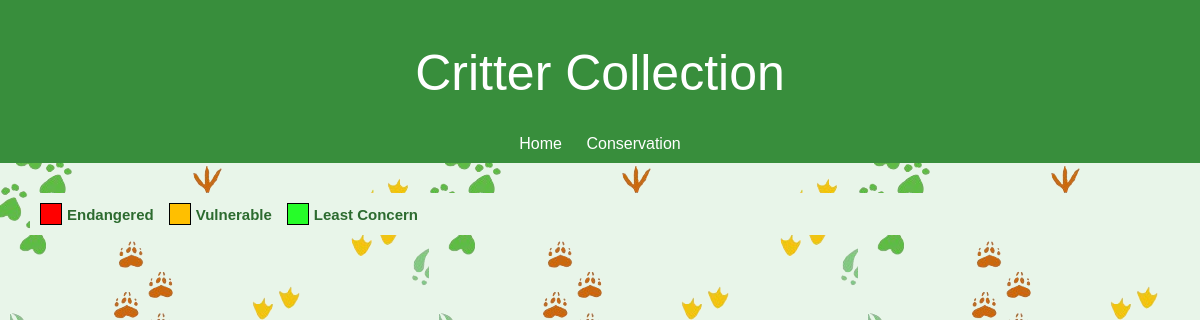
Before: /critters/ with the older database file.
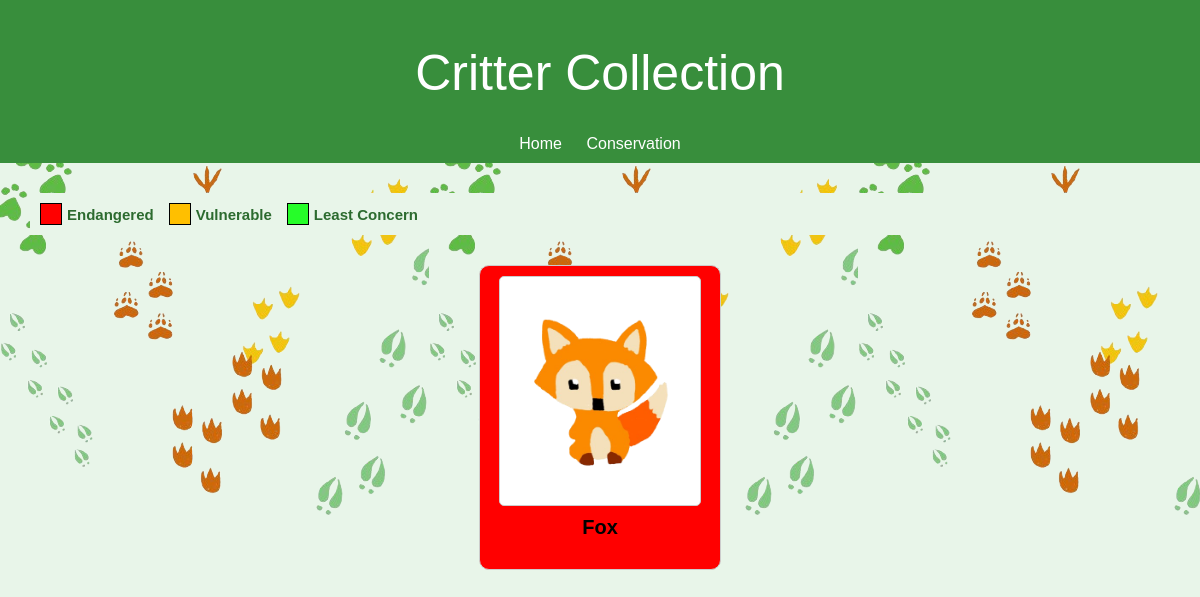
After: the same page with the newer database file.
### test/models.py (models this page shows)
class Animal_Log(models.Model):
    name = models.CharField(max_length=100)
    date = models.DateField()
    loc = models.CharField(max_length=100)
    def __str__(self):
        return self.name

### test/views.py (the view)
# urls.py: path('critters/', views.critters, name='critters'),  # Critter page
def critters(request):
    print("HERE")
    logs = Animal_Log.objects.all()  # Fetch all entries from the database
    print(logs)
    logs_with_api_data = []
    return render(request, 'test/critters.html', {'logs': logs})

### test/templates/test/critters.html (shortened to what this page needs)
<!DOCTYPE html>
<html lang="en">
<head>
    <link rel="stylesheet" href="../../static/styles.css">
    <link rel="stylesheet" href="../../static/critters.css">
</head>
<body>
    <header>
        <h1>Critter Collection</h1>
        <nav>
            <a href="/">Home</a>
            <a href="/conservation">Conservation</a>
        </nav>
    </header>
    <main>
        <div class="legend">
            <div class="legend-item" style="--color: red;">Endangered</div>
            <div class="legend-item" style="--color: rgb(255, 191, 0);">Vulnerable</div>
            <div class="legend-item" style="--color: rgba(0, 255, 4, 0.836);">Least Concern</div>
        </div>
        <div class="container">
            {% load static %}
            {% for log in logs %}
            <div class="grid-item">
                <img src="{% static '' %}{{ log.name|lower }}.png" alt="{{ log.name }}">
                <p>{{ log.name }}</p>
            </div>
            {% endfor %}
        </div>
    </main>
</body>
</html>

Changed rows visible on the page:
added Animal_Log: name "Fox"
